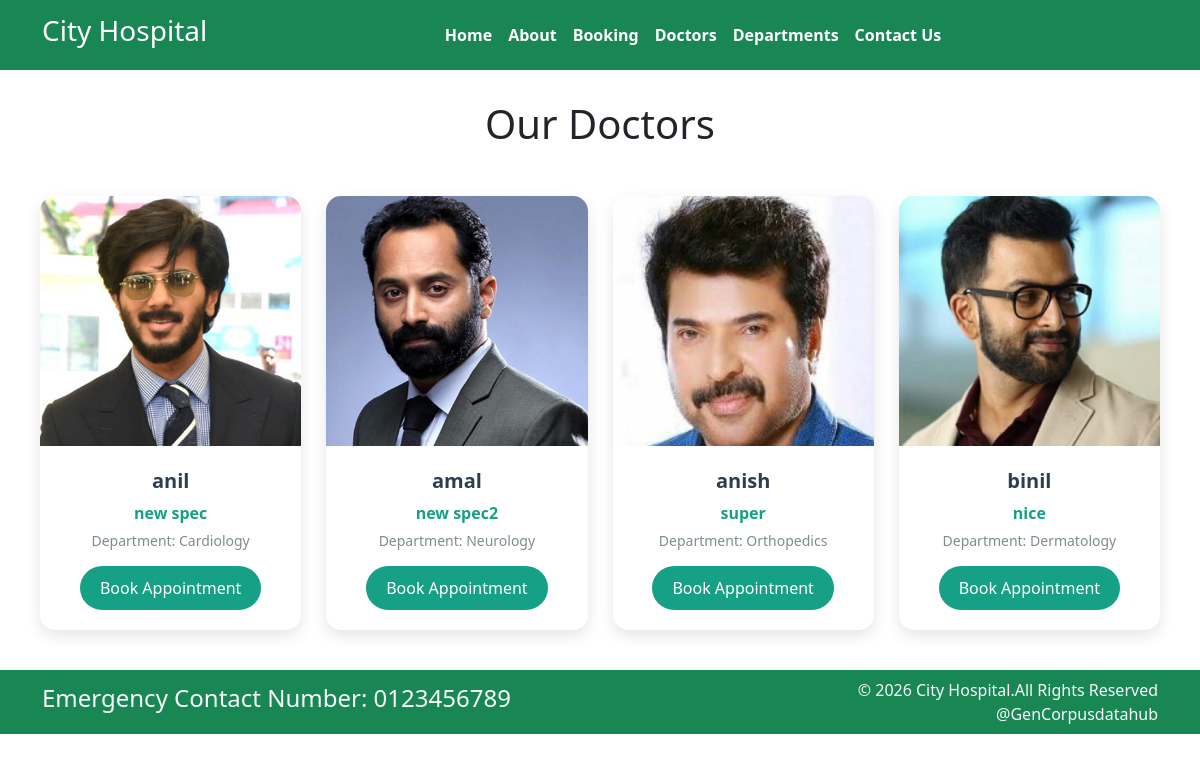
The app's page /doctors/ with its own data.
### home/models.py (models this page shows)
class  Doctors(models.Model):
    doc_name = models.CharField(max_length=100)
    doc_spec = models.CharField(max_length=100)
    dep_name = models.ForeignKey(Department, on_delete=models.CASCADE)
    doc_image = models.ImageField(upload_to='doctors/')

class Department(models.Model):
    dep_name = models.CharField(max_length=100)
    dep_description = models.TextField()
    def __str__(self):
        return self.dep_name

### home/views.py (the view)
# urls.py: path('doctors/',views.doctors, name='doctors'),
def doctors(request):
    doctors_list = Doctors.objects.all()
    return render(request, 'doctors.html', {'doctors': doctors_list})

### templates/doctors.html (shortened to what this page needs)
{% extends "base.html" %}
{% block content %}
<h1 style="text-align:center; margin-top:30px;">Our Doctors</h1>
<div class="doctor-container">
{% for doctor in doctors %}
    <div class="doctor-card">
        <img src="{{ doctor.doc_image.url }}" class="doctor-img" alt="Doctor">
        <div class="doctor-info">
            <div class="doctor-name">{{ doctor.doc_name }}</div>
            <div class="doctor-spec">{{ doctor.doc_spec }}</div>
            <div class="doctor-dept">Department: {{ doctor.dep_name }}</div>
            <button class="book-btn">Book Appointment</button>
        </div>
    </div>
{% endfor %}
</div>
{% endblock %}

### templates/base.html (shortened to what this page needs)
{%load static%}
<!DOCTYPE html>
<html>
  <head>
    <link rel="stylesheet"
      href=" https://cdn.jsdelivr.net/npm/bootstrap@5.1.3/dist/css/bootstrap.min.css ">
    <link rel="stylesheet"
      href="https://use.fontawesome.com/releases/v5.2.0/css/all.css">
      <link rel="stylesheet"
      href="{% static '/css/style.css'%}">
  </head>
  <body>
    <nav class="navbar bg-success navbar-expand-md ">
      <div class="container">
        <div class="col-2 text-left pl-md-0">
          <h3 class="text-white"> City Hospital </h3>
        </div>
        <div
          class="collapse navbar-collapse justify-content-center col-md-8 navbar-collapse-3">
          <ul class="navbar-nav justify-content-center  fw-bold">
            <li class="nav-item active">
              <a class="nav-link text-white" href="{% url 'home'%}">Home </a>
            </li>
            <li class="nav-item">
              <a class="nav-link text-white" href="{% url 'about'%}">About</a>
            </li>
            <li class="nav-item">
              <a class="nav-link text-white" href="{% url 'booking'%}">Booking</a>
            </li>
            <li class="nav-item">
              <a class="nav-link text-white" href="{% url 'doctors'%}">Doctors</a>
            </li>
			 <li class="nav-item">
              <a class="nav-link text-white" href="{% url 'departments'%}">Departments</a>
            </li>
            <li class="nav-item">
              <a class="nav-link text-white" href="{% url 'contact'%}">Contact Us</a>
            </li>
          </ul>
        </div>
      </div>
    </nav>
{% block content%}
 {% endblock %}
      <footer class="pt-2 pb-2 bg-success text-light">
        <div class="container">
          <div class="row align-items-center">
            <div class="col-12 col-md-8">
              <h4>Emergency Contact Number: 0123456789</h4>
            </div>
            <div class="col-12 col-md-4 mt-4 mt-md-0 text-center text-md-end">
           © 2026 City Hospital.All Rights Reserved @GenCorpusdatahub
            </div>
          </div>
        </div>
      </footer>
  </body>
</html>

### static/css/style.css (style rules this page uses)
body, html { height: 100%; margin: 0; padding: 0; }
.navbar { height: 70px; }

### templates/doctors.html (style rules this page uses)
.doctor-container { display: grid; grid-template-columns: repeat(auto-fit, minmax(250px, 1fr)); gap: 25px; padding: 40px; }
.doctor-card { background: #fff; border-radius: 15px; overflow: hidden; box-shadow: 0 6px 15px rgba(0,0,0,0.1); transition: 0.3s; text-align: center; }
.doctor-img { width: 100%; height: 250px; object-fit: cover; }
.doctor-info { padding: 20px; }
.doctor-name { font-size: 20px; font-weight: bold; color: #2c3e50; }
.doctor-spec { color: #16a085; font-weight: 600; margin: 5px 0; }
.doctor-dept { color: #7f8c8d; font-size: 14px; }
.book-btn { margin-top: 15px; padding: 10px 20px; border: none; background: #16a085; color: white; border-radius: 25px; cursor: pointer; transition: 0.3s; }

### records on screen
Doctors: doc_image (picture), doc_name "anil", doc_spec "new spec", dep_name "Cardiology"
Doctors: doc_image (picture), doc_name "amal", doc_spec "new spec2", dep_name "Neurology"
Doctors: doc_image (picture), doc_name "anish", doc_spec "super", dep_name "Orthopedics"
Doctors: doc_image (picture), doc_name "binil", doc_spec "nice", dep_name "Dermatology"
